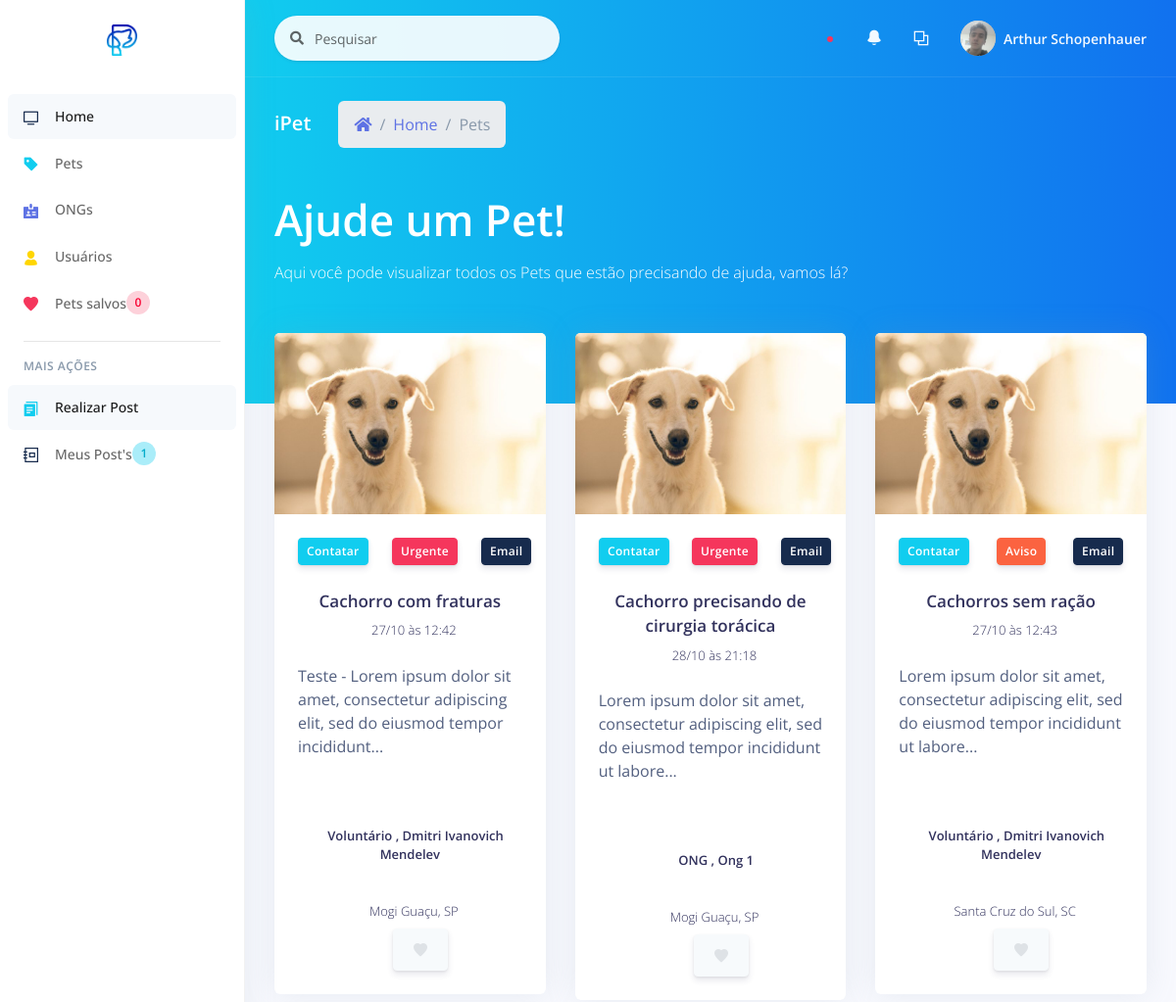
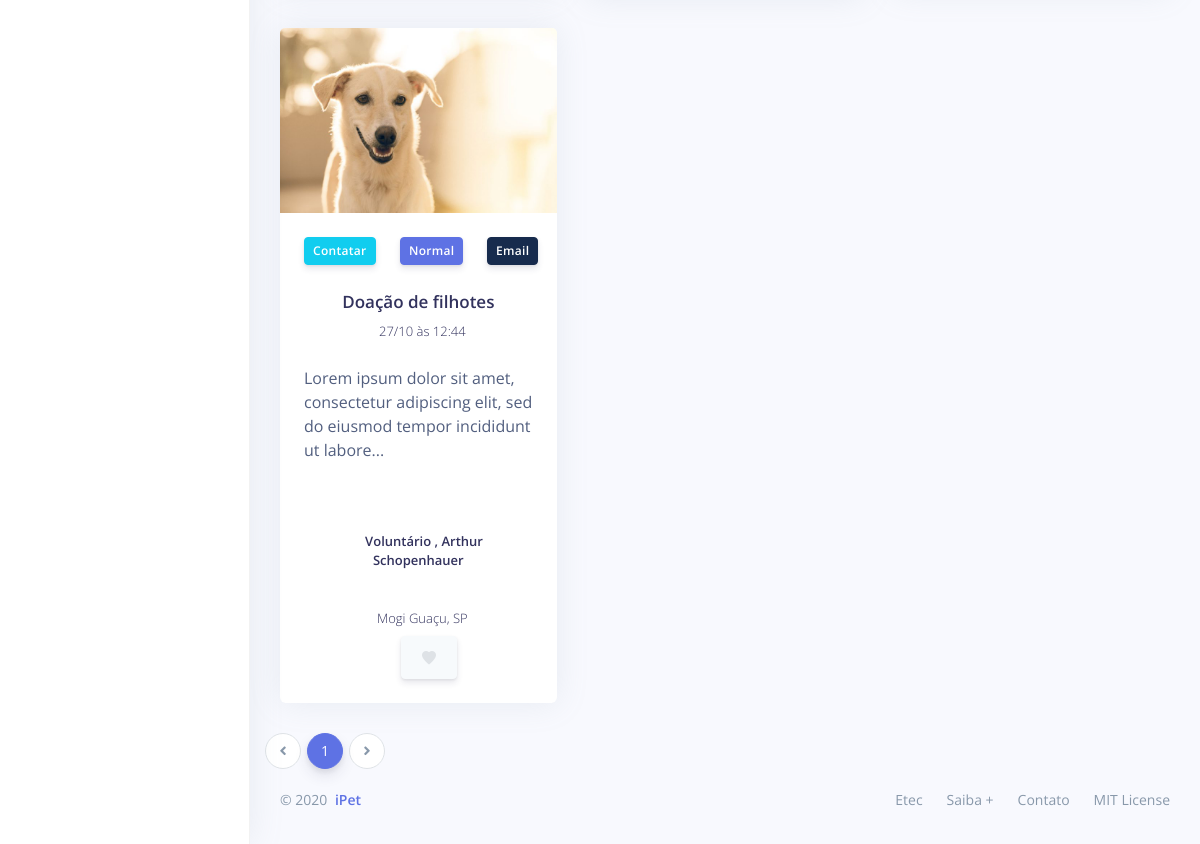
The app's page /_site/_user/list/list_pets.php (signed in), older data (2 pictures, top to bottom).
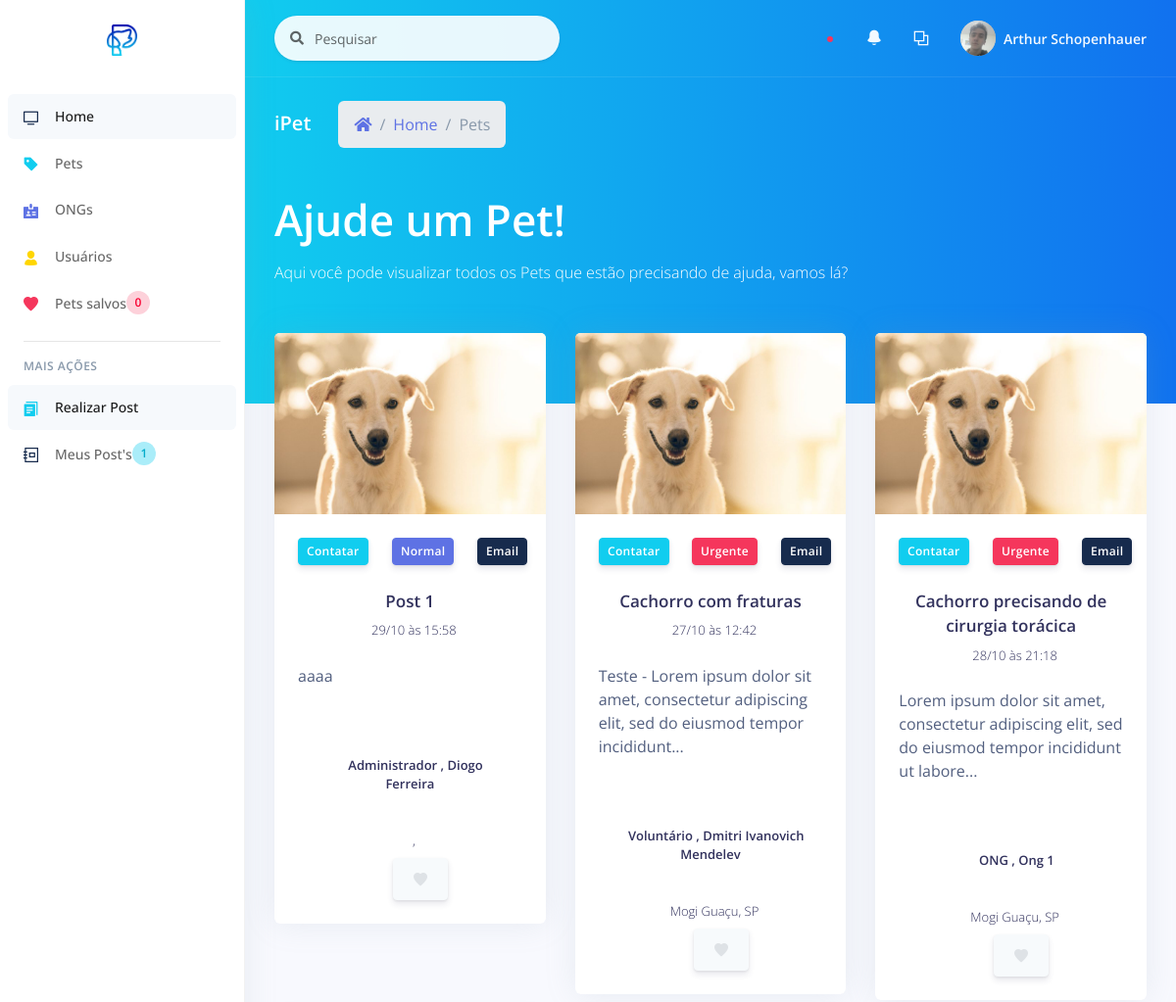
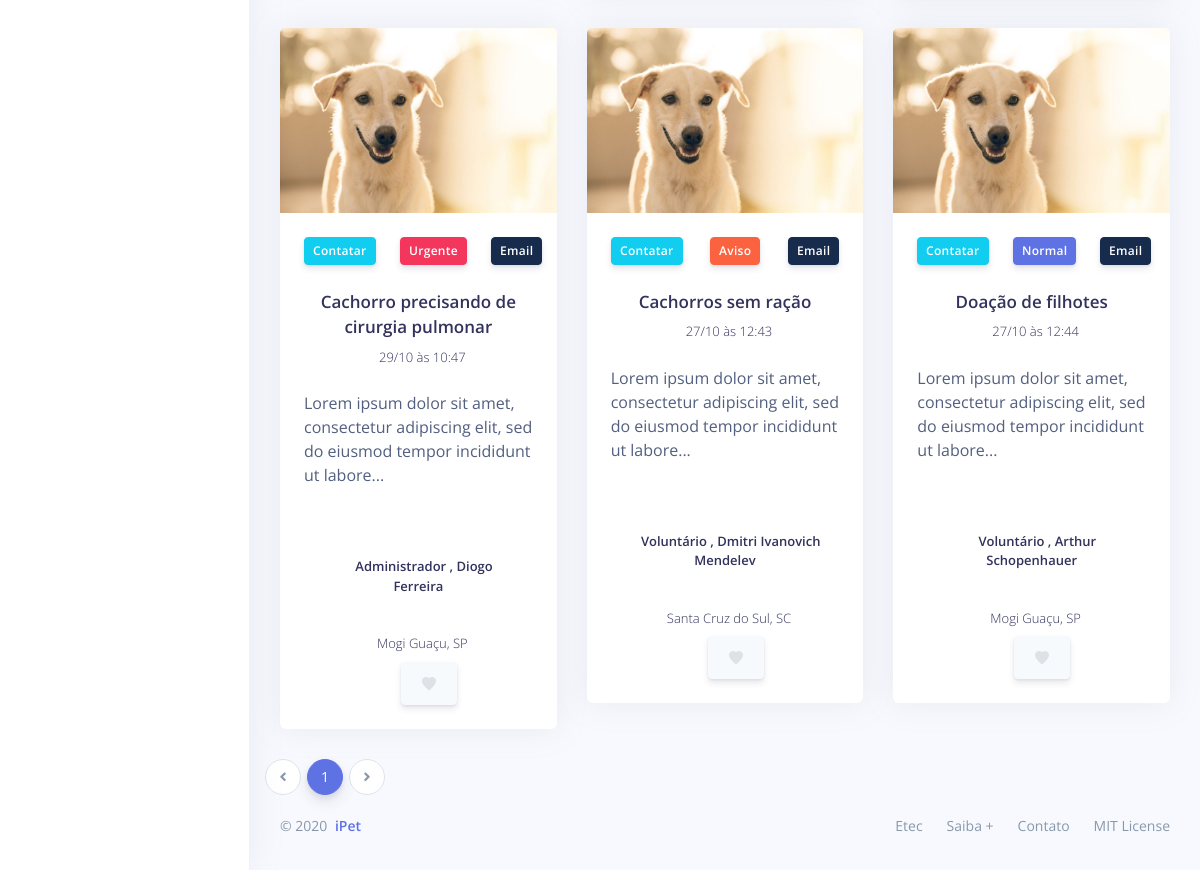
The same page, newer data (2 pictures, top to bottom).
### tables this page shows
CREATE TABLE `post` (
  `id_post` int(11) NOT NULL,
  `id_author` varchar(11) NOT NULL,
  `cpf_author` varchar(20) NOT NULL,
  `ranking_author` int(11) NOT NULL,
  `author` varchar(100) NOT NULL,
  `city_author` varchar(100) NOT NULL,
  `uf` varchar(2) NOT NULL,
  `title` varchar(100) NOT NULL,
  `text` text NOT NULL,
  `telephone` varchar(30) NOT NULL,
  `email` varchar(100) NOT NULL,
  `instagram` varchar(100) DEFAULT NULL,
  `type` int(11) NOT NULL,
  `created_at` varchar(20) NOT NULL,
  `image` varchar(100) NOT NULL,
  `image_author` varchar(100) NOT NULL
);

### _site/_user/list/list_pets.php (the view, shortened to what the changed rows need)
<?php
include_once('../../controller/connect.php');
?>
<!DOCTYPE html>
<html>
<head>
  <?php
    include_once "../../assets/components/styles.php";
  ?>
</head>
<body>
  <div class="main-content" id="panel">
    <div class="header bg-gradient-info pb-6">
      <div class="container-fluid">
        <div class="header-body">
          <div class="row">
            <div class="col">
            <h1 class="display-2 text-white">Ajude um Pet!</h1>
            </div>
          </div>
        </div>
      </div>
    </div>
    <div class="container-fluid mt--6">
                <?php
                  $num_page_itens = 9;
                  $page = (isset($_GET['page']))? $_GET['page'] : 1;
                  $sql_num_post = "SELECT * FROM post";
                  $res_num_post = mysqli_query($con, $sql_num_post);
                  $init = ($num_page_itens*$page)-$num_page_itens;
                  $sql_post = "SELECT * FROM post ORDER BY type DESC LIMIT $init, $num_page_itens";
                  $res_post = mysqli_query($con, $sql_post);
                  $array_post = mysqli_fetch_assoc($res_post);
                  $quanty_posts = mysqli_num_rows($res_num_post);
                  $num_pages = ceil($quanty_posts/$num_page_itens);
                ?>
      <div class="row">
      <?php
        if($quanty_posts):
        do{
      ?>
        <div class="col-xl-4 order-xl-2">
          <div class="card card-profile">
            <img src="<?= PUBLICO . 'img/posts/' . $array_post['image']; ?>" alt="Imagem de perfil" class="card-img-top">
            <div class="card-header text-center border-0 pt-8 pt-md-4 pb-0 pb-md-4">
              <div class="d-flex justify-content-between">
                <button type="button" data-toggle="modal" class="btn btn-sm btn-info  mr-4" data-target="#modalContatar<?= $array_post['id_post']; ?>">Contatar</button>
                <button type="button" data-toggle="modal" class="btn btn-sm btn-<?php
                  if($array_post['type'] == 3){
                    echo "danger";
                  } elseif ($array_post['type'] == 2) {
                    echo "warning";
                  } else{
                    echo "primary";
                  }
                ?>  mr-4" data-target="<?php
                if($array_post['type'] == 3){
                  echo "#modal-notification-danger" . $array_post['id_post'];
                } elseif ($array_post['type'] == 2) {
                  echo "#modal-notification-warning" . $array_post['id_post'];
                } else{
                  echo "#modal-notification-primary" . $array_post['id_post'];
                }
              ?>
                ">
                <?php
                  if($array_post['type'] == 3){
                    echo "Urgente";
                  } elseif ($array_post['type'] == 2) {
                    echo "Aviso";
                  } else{
                    echo "Normal";
                  }
                ?>
                </button>
                <button type="button" data-toggle="modal" class="btn btn-sm btn-default float-right" data-target="#modalEmail<?= $array_post['id_post']; ?>">Email</button>
              </div>
            </div>
            <div class="card-body pt-0">
              <div class="text-center">
                <h5 class="h3">
                  <?= $array_post['title']; ?>
                </h5>
                <div class="h5 font-weight-300">
                <?php
                $date = date_create($array_post['created_at']);
                ?>
                  <i class="ni location_pin mr-2"></i><?= date_format($date, 'd/m') . " às " . date_format($date, 'H:i') ?>
                </div>
              </div>
              <div class="row">
                <div class="col">
                  <div class="card-profile-stats d-flex">
                  <?php
                  $string = strip_tags($array_post['text']);
                  if (strlen($string) > 100) {
                      $stringCut = substr($string, 0, 100);
                      $endPoint = strrpos($stringCut, ' ');
                      $string = $endPoint? substr($stringCut, 0, $endPoint) : substr($stringCut, 0);
                      $string .= '...';
                  }
                  echo $string;
                  ?>
                  </div>
                </div>
              </div>
              <div class="row">
                <div class="col">
                  <div class="card-profile-stats d-flex justify-content-center">
                  <div class="h5 mt-4">
                  <?php
                    if($array_post['ranking_author'] == 1){
                      echo "Voluntário";
                    } elseif ($array_post['ranking_author'] == 2) {
                      echo "ONG";
                    } elseif ($array_post['ranking_author'] == 3) {
                      echo "Administrador";
                    } else {
                      echo "Oops, ocorreu um erro...";
                    }
                  ?> , <?= $array_post['author']; ?>
                  </div>
                  </div>
                </div>
              </div>
              <div>
                  <div class="text-center">
                  <div class="h5 font-weight-300">
                    <i class="ni location_pin mr-2"></i><?= $array_post['city_author'] . ", " . $array_post['uf']; ?>
                  </div>
                  </div>
                </div>
              <div class="row justify-content-center">
                <div class="col col-lg-3 order-lg-2">
                  <button class="btn btn-icon btn-secondary" type="button">
                    <a href="<?= BASE . '_site/_user/edit/edit_fav_set.php?id=' . $array_post['id_post']; ?>"><span class="btn-inner--icon">
                      <?= "<a href='" . BASE . "_site/_user/edit/edit_fav_set.php?id=" . $array_post['id_post'] . "' ><span class='btn-inner--icon'><i class='ni ni-favourite-28' style='color: #dee2e6;'></i></span></a>";?>
                  </button>
                </div>
              </div>
            </div>
          </div>
        </div>
      <?php
        } while($array_post = mysqli_fetch_assoc($res_post));
      ?>
      </div>
      <div class="row">
      <nav aria-label="...">
                    <ul class="pagination">
                      <?php
                        for($i=1;$i<$num_pages+1;$i++){
                          $current = "";
                          if($page == $i){
                            $current = "active";
                          }
                      ?>
                      <li class="page-item <?= $current; ?>"><a class="page-link" href="list_pets.php?page=<?= $i; ?>"><?= $i; ?></a></li>
                      <?php }?>
                    </ul>
              </nav>
      </div>
      <?php endif; ?>
    </div>
  </div>
</body>
</html>

Row changes from the older to the newer data that the page shows:
added post: image (picture), type "Normal", title "Post 1", created_at "29/10", created_at "15:58", text "aaaa", ranking_author "Administrador", author "Diogo Ferreira"
added post: image (picture), type "Urgente", title "Cachorro precisando de cirurgia pulmonar", created_at "29/10", created_at "10:47", text "Lorem ipsum dolor sit amet, consectetur adipiscing elit, sed do eiusmod tempor incididunt ut labore...", ranking_author "Administrador", author "Diogo Ferreira", city_author "Mogi Guaçu", uf "SP"
